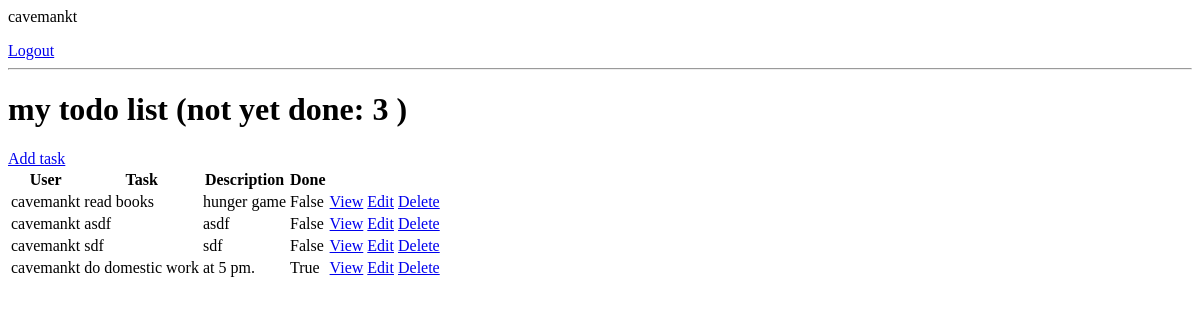
Before: / (signed in) with the older database file.
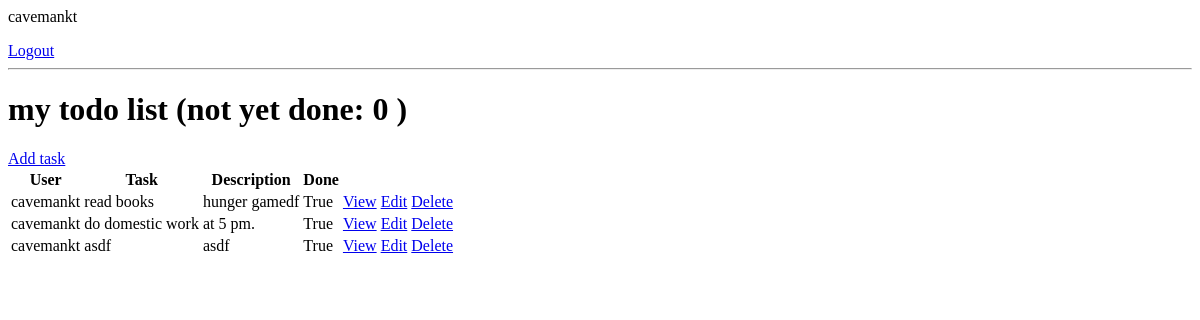
After: the same page with the newer database file.
### base/models.py (models this page shows, shortened)
class Task(models.Model):
    user = models.ForeignKey(User, on_delete=models.CASCADE, null=True, blank=True)
    title = models.CharField(max_length=200)
    description = models.TextField(null=True, blank=True)
    complete = models.BooleanField(default=False)
    created = models.DateTimeField(auto_now_add=True)
    class Meta:
        ordering = ['complete']

### base/views.py (the view)
# urls.py: path('', TaskList.as_view(), name='tasks'),
class TaskList(LoginRequiredMixin, ListView):
    model = Task
    context_object_name = 'tasks'
    def get_context_data(self, **kwargs: Any) -> dict[str, Any]:
        context = super().get_context_data(**kwargs)
        print("self.request.user was a class type, I str() it: ", str(self.request.user))
        if(str(self.request.user) != 'cavemankt'):
            context['tasks'] = context['tasks'].filter(user=self.request.user)
        if(str(self.request.user) == 'cavemankt'):
            context['tasks'] = context['tasks']
        context['count'] = context['tasks'].filter(complete=False).count()
        context['admin'] = 'cavemankt'
        print(type(context['admin']))
        return context

### base/templates/base/task_list.html
{% if request.user.is_authenticated %}
<p>
    {{request.user}}
</p>
<a href="{% url 'logout' %}">Logout</a>
{% else %}
<a href="{% url 'login' %}">Login</a>
{% endif %}
<hr>
<h1>
    my todo list (not yet done: {{count}} )
</h1>
<a href="{% url 'task-create' %}">Add task</a>
<table>
    <tr>
        <th>User</th>
        <th>Task</th>
        <th>Description</th>
        <th>Done</th>
    </tr>
    {% for task in tasks %}
    <tr>
        <td>{{task.user}}</td>
        <td>{{ task.title }}</td>
        <td>{{ task.description }}</td>
        <td>{{ task.complete }}</td>
        <td><a href="{% url 'task' task.id %}">View</a></td>
        <td><a href="{% url 'task-update' task.id %}">Edit</a></td>
        <td><a href="{% url 'task-delete' task.id %}">Delete</a></td>
    </tr>
    {% empty %}
    <h3>No items in list </h3>
    {% endfor %}
</table>

Changed rows visible on the page:
removed Task: user "cavemankt", title "asdf", description "asdf", complete "False"
removed Task: user "cavemankt", title "sdf", description "sdf", complete "False"
changed Task "read books": description "hunger game" → "hunger gamedf"; complete "False" → "True"
added Task: user "cavemankt", title "asdf", description "asdf", complete "True"
Other visible differences:
{{ count }}: "3" → "0"
